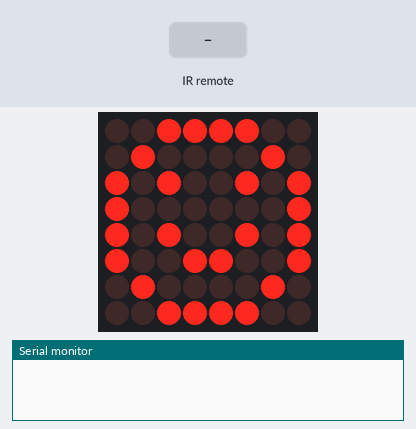
A sketch run on a simulated Arduino Uno, built with avr-gcc and run on an emulated ATmega328P. Shown: 8×8 LED matrix, the last lines printed to the serial monitor. Inputs (shaded band) come from the test bench.

Above: at 1.2 s.
1.3 s: infrared code 0xBA45FF00 received
At 1.8 s:
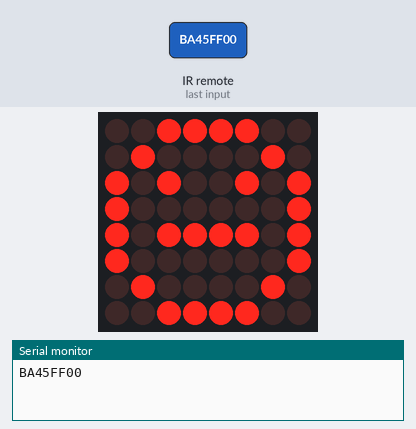
2.8 s: infrared code 0xB946FF00 received
At 4.0 s:
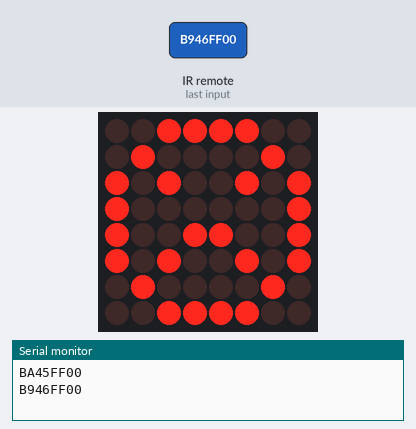
4.3 s: infrared code 0xB847FF00 received
At 5.4 s:
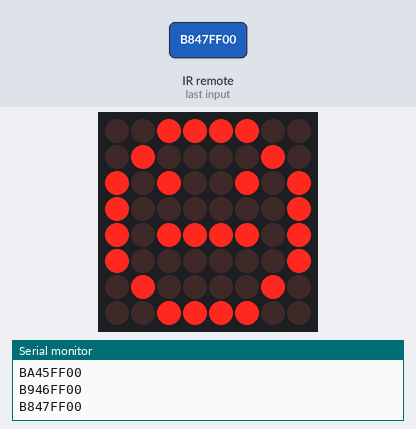
Timing chart, 0 to 7.3 s (numbered marks = the images above; inputs shaded):
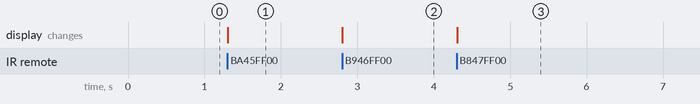

The sketch:

IR_LedMatrix1.ino
```cpp
/*
   Sketching mit Hardware
  DMP - SWH - WS2425
  - Demo Infrarot Fernbedienung + Matrix LED
  This project demonstrates how use a IR-Remote
  to show a smeily on a LED MATRIX DISPLAY

  Martinez
*/
#include <LedControl.h>
#include <IRremote.h>

IRrecv recv(7);                 //IR Receiver Object

int DIN = 12;
int CS = 11;
int CLK = 10;
LedControl lc(DIN, CLK, CS, 1); //8x8 LED Matrix Object

//Facial Expressions
byte smile[8]=   {0x3C,0x42,0xA5,0x81,0xA5,0x99,0x42,0x3C};
byte neutral[8]= {0x3C,0x42,0xA5,0x81,0xBD,0x81,0x42,0x3C};
byte sad[8]=   {0x3C,0x42,0xA5,0x81,0x99,0xA5,0x42,0x3C};
byte a[8]={B00000000,B01100000,B10010000,B10010000,B10010000,B11110000,B10010000,B10010000};

int currentImage = 0;
int numberOfImages = 3;

void setup() {
 // put your setup code here
  lc.shutdown(0, false);
  lc.setIntensity(0, 5);
  lc.clearDisplay(0);

  recv.enableIRIn();

  Serial.begin(9600);
  drawImage(smile);
}
void loop() {
  // put your main code here
  if(recv.decode()){
    Serial.println(recv.decodedIRData.decodedRawData, HEX);
    //Check for next button
    if(recv.decodedIRData.decodedRawData == 0xBA45FF00){
      currentImage = currentImage +1;
      if(currentImage == numberOfImages){
        currentImage = 0;
      }
    }
if(recv.decodedIRData.decodedRawData == 0xB946FF00){
      currentImage = currentImage +1;
      if(currentImage == numberOfImages){
        currentImage = 0;
      }
    }

    //Check for previous button B946FF00
    if(recv.decodedIRData.decodedRawData == 0xB847FF00){
      currentImage = currentImage -1;
      if(currentImage == -1){
        currentImage =numberOfImages -1;
      }
    }

    //Display the selected image using an index
    if(currentImage == 0){
      drawImage(smile);
    }else if(currentImage ==1){
      drawImage(neutral);
    }else if (currentImage ==2){
      drawImage(sad);
    }else if (currentImage ==3){
      drawImage(a);
    }

    delay(1500);
    recv.resume();
  }

}

void drawImage(byte image[]){
  for(int i =0; i<=7; i++){
    lc.setRow(0, i, image[i]);
  }
}
```

Measured:
- after the input at 1.3 s, the display: changes at once (image 1)
- after the input at 2.8 s, the display: changes at once (image 2)
- after the input at 4.3 s, the display: changes at once (image 3)
